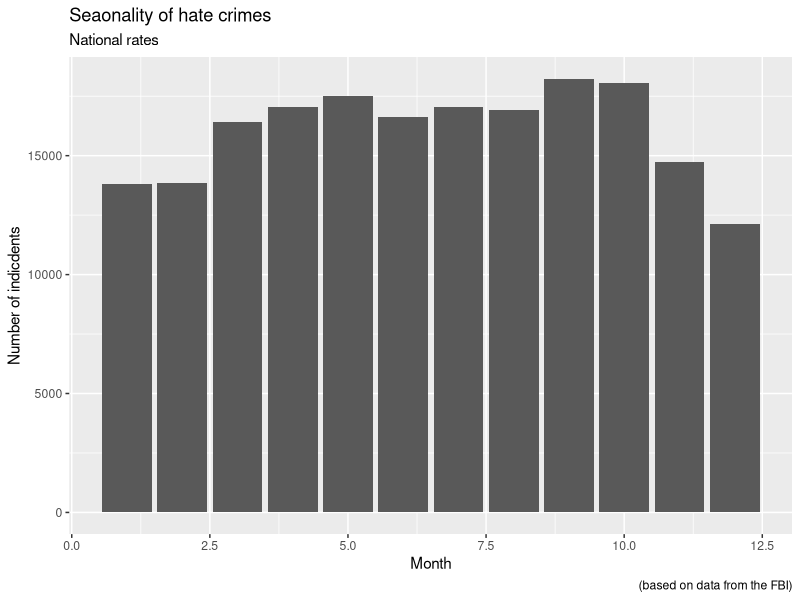
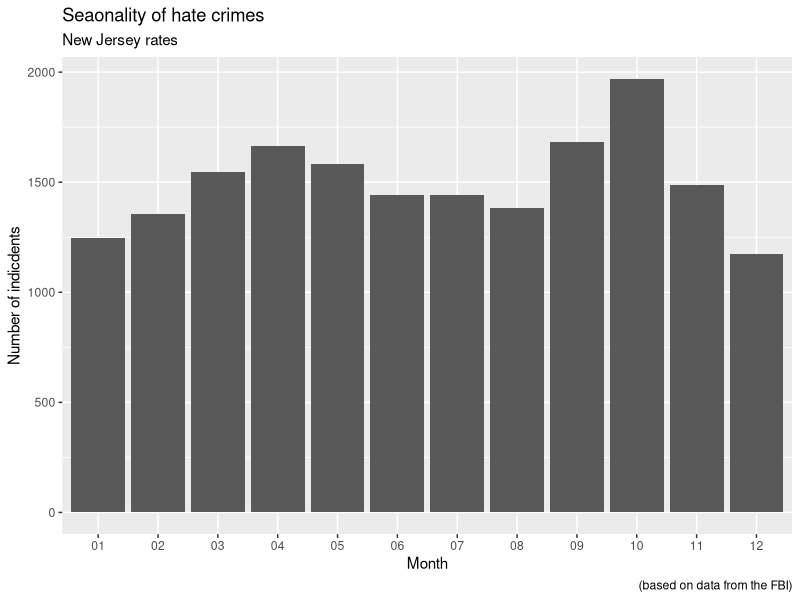
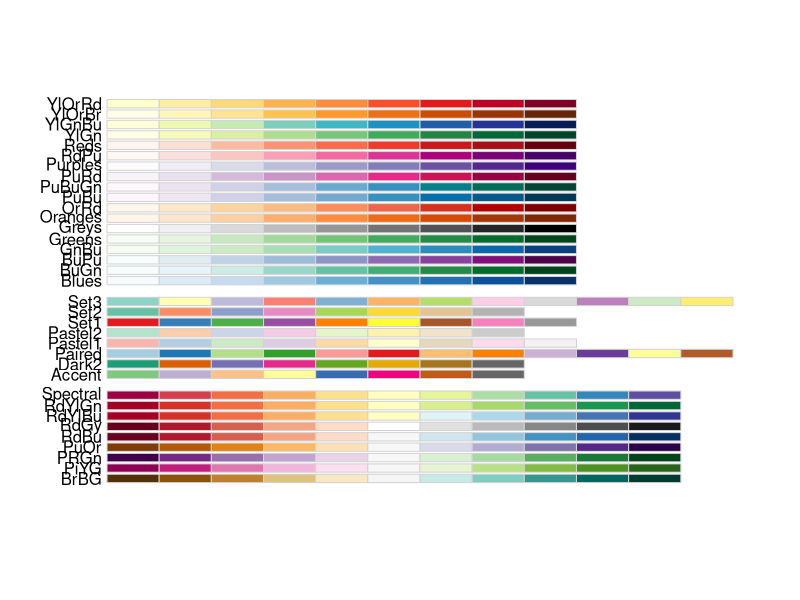
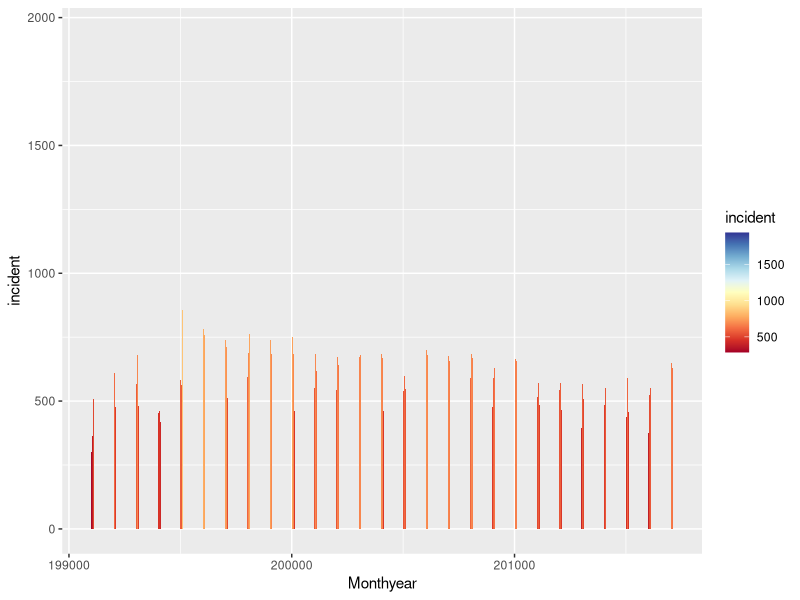
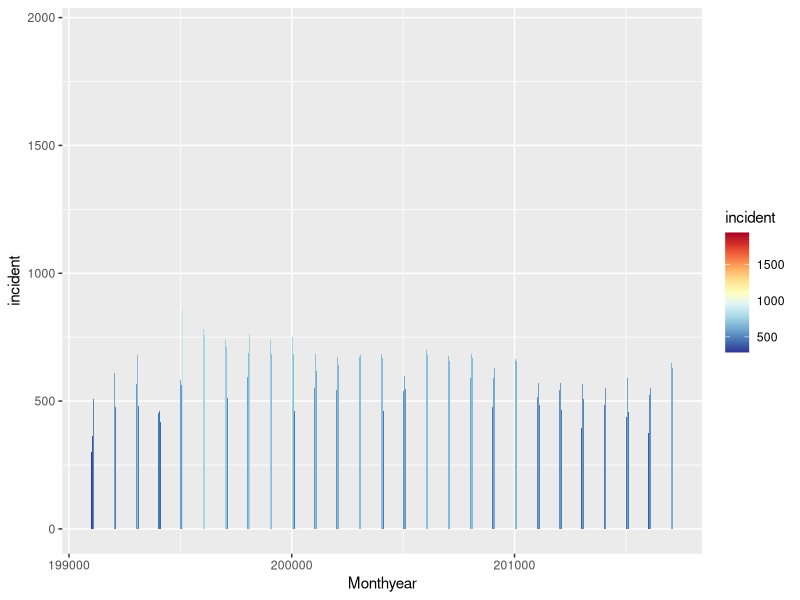
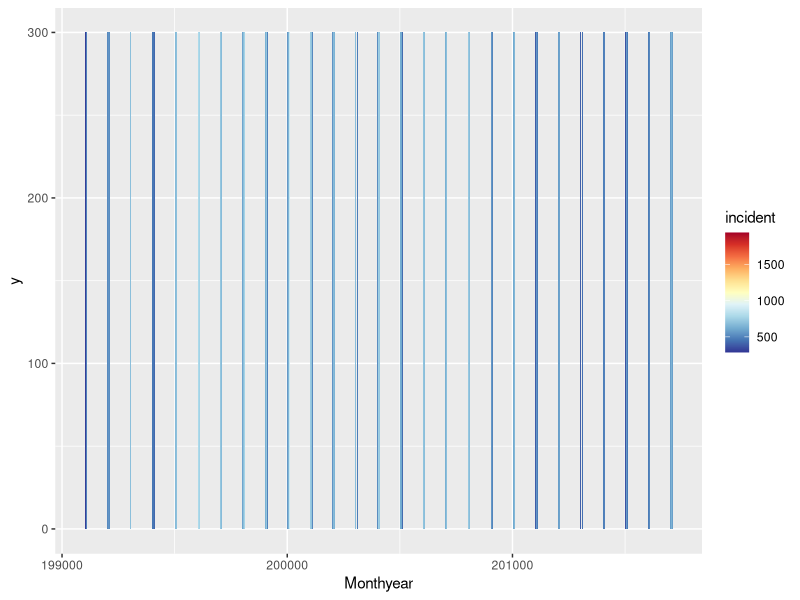
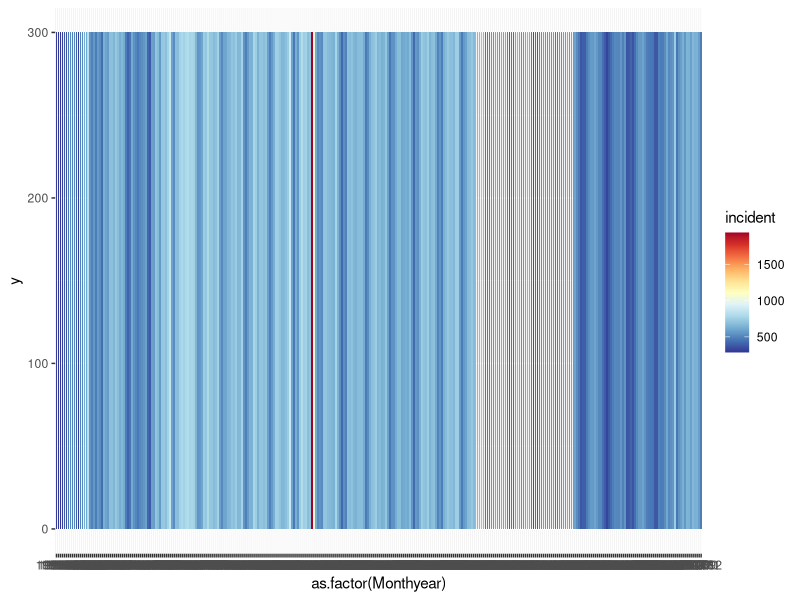
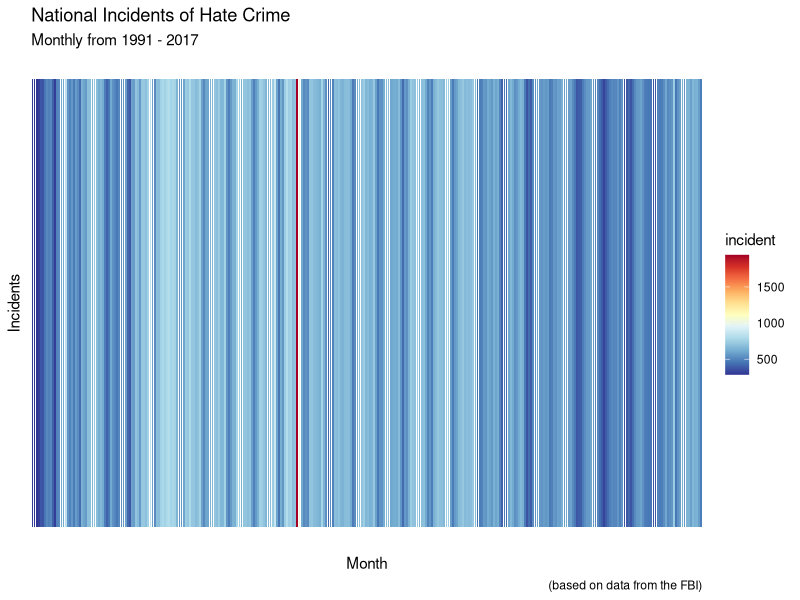

Write the R code that produced these figures, in order. (Note: this script raises an error after producing the figures.)
## ---- chunk 1
knitr::opts_chunk$set(echo = TRUE)
## ---- chunk 2
summary(cars)
## ---- chunk 3
install.packages("ggplot2") 
install.packages("RColorBrewer")
install.packages("ggridges")

library(ggplot2)
library(RColorBrewer) 
library(ggridges)
library(readr)

setwd ("~/Documents/UNC/Spring 2020/456 Geovisualizing Change/HateCrime")

hatedata <- read_csv("monthyear_indicident.csv")
hatedataNJ <- read_csv("monthyear_indicidentNJ.csv")
## ---- chunk 4
p = ggplot(hatedata, aes(x=Month, y = incident)) + geom_bar(stat="identity") 
pnj = ggplot(hatedataNJ, aes(x=Month, y = incident)) + geom_bar(stat="identity") 

#Add labels
p = p + labs(title="Seaonality of hate crimes", x ="Month", y = "Number of indicdents", subtitle = "National rates", caption = "(based on data from the FBI)") 
p 

pnj = pnj + labs(title="Seaonality of hate crimes", x ="Month", y = "Number of indicdents", subtitle = "New Jersey rates", caption = "(based on data from the FBI)") 
pnj 
## ---- chunk 5
# National  
# Colors 
p = p + aes(fill = incident) # assign gradient of blue color to the temp value 
p = ggplot(hatedata, aes(x=Monthyear, y = incident, fill = incident)) + geom_bar(stat="identity")
display.brewer.all() # look at he brewer color library 
p + scale_fill_gradientn(colours = colorRampPalette(brewer.pal(11,"RdYlBu"))(11)) # red to blue  
p <- p + scale_fill_gradientn(colours = colorRampPalette(rev(brewer.pal(11,"RdYlBu")))(11)) # REV to adjust scale from blue to red 
p
p + aes(y = 300) # make it warming stripes
p + aes(x = as.factor(Monthyear), y = 300) # to avoid missing stripes, make yearmonth a factor 

# Add add minial theme, legend, titles, axis labels. 
# Ideally, this section would also include a way to label the year on the x axis, but I was unable to do that. 
p + aes(x = as.factor(Monthyear), y = 300) + theme_minimal() + theme(axis.text = element_blank(), axis.title = element_text(), panel.grid.major = element_blank(), panel.grid.minor = element_blank(), legend.position='right') + labs (x= "Month", y = "Incidents", title = "National Incidents of Hate Crime", subtitle = "Monthly from 1991 - 2017", caption = "(based on data from the FBI)")

# New Jersey 
# Colors 
pnj = pnj + aes(fill = incident) # assign gradient of blue color to the temp value 
pnj = ggplot(hatedataNJ, aes(x=Monthyear, y = incident, fill = incident)) + geom_bar(stat="identity")
display.brewer.all() # look at the brewer color library, select package 
pnj + scale_fill_gradientn(colours = colorRampPalette(brewer.pal(11,"RdYlBu"))(11)) # red to blue  
pnj <- pnj + scale_fill_gradientn(colours = colorRampPalette(rev(brewer.pal(11,"RdYlBu")))(11)) # REV to adjust scale from blue to red 
pnj + aes(y = 300) # make it warming stripes
pnj + aes(x = as.factor(Monthyear), y = 300) # to avoid missing stripes, make yearmonth a factor 

# Add add minial theme, legend, titles, axis labels. 
# Ideally, this section would also include a way to label the year on the x axis, but I was unable to do that. 
pnj + aes(x = as.factor(Monthyear), y = 300) + theme_minimal() + theme(axis.text = element_blank(), axis.title = element_text(), panel.grid.major = element_blank(), panel.grid.minor = element_blank(), legend.position='right') + labs (x= "Month", y = "Incidents", title = "New Jersey Incidents of Hate Crime", subtitle = "Monthly from 1991 - 2017", caption = "(based on data from the FBI)")


## ---- chunk 6
# National  
# Colors 
p = p + aes(fill = incident) # assign gradient of blue color to the temp value 
p = ggplot(hatedata, aes(x=Month, y = incident, fill = incident)) + geom_bar(stat="identity")
display.brewer.all() # look at he brewer color library 
p + scale_fill_gradientn(colours = colorRampPalette(brewer.pal(11,"RdYlBu"))(11)) # red to blue  
p <- p + scale_fill_gradientn(colours = colorRampPalette(rev(brewer.pal(11,"RdYlBu")))(11)) # REV to adjust scale from blue to red 
p
p + aes(y = 300) # make it warming stripes
p + aes(x = as.factor(Month), y = 300) # to avoid missing stripes, make month a factor 

#Add labels 
# Ideally, this section would also include a way to label the year on the x axis. 
p + aes(x = as.factor(Month), y = 300) + theme_minimal() + theme(axis.text = element_blank(), axis.title = element_text(), panel.grid.major = element_blank(), panel.grid.minor = element_blank(), legend.position='right') + labs (x= "Month", y = "Incidents", title = "National Incidents of Hate Crime", subtitle = "Monthly from 1991 - 2017", caption = "(based on data from the FBI)")

# New Jersey 
# Colors 
pnj = pnj + aes(fill = incident) # assign gradient of blue color to the temp value 
pnj = ggplot(hatedataNJ, aes(x=Month, y = incident, fill = incident)) + geom_bar(stat="identity")
display.brewer.all() # look at he brewer color library 
pnj + scale_fill_gradientn(colours = colorRampPalette(brewer.pal(11,"RdYlBu"))(11)) # red to blue  
pnj <- pnj + scale_fill_gradientn(colours = colorRampPalette(rev(brewer.pal(11,"RdYlBu")))(11)) # REV to adjust scale from blue to red 
pnj + aes(y = 300) # make it warming stripes
pnj + aes(x = as.factor(Month), y = 300) # to avoid missing stripes, make month a factor 

# Add labels
pnj + aes(x = as.factor(Month), y = 300) + theme_minimal() + theme(axis.text = element_blank(), axis.title = element_text(), panel.grid.major = element_blank(), panel.grid.minor = element_blank(), legend.position='right') + labs (x= "Month", y = "Incidents", title = "New Jersey Incidents of Hate Crime", subtitle = "Monthly from 1991 - 2017", caption = "(based on data from the FBI)")

#Make it into a petal circle 
p + coord_polar(theta = "x") 
pnj + coord_polar(theta = "x") 


## ---- chunk 7

p = ggplot(hatedata, aes(x = incident, y = Month, fill = ..x..)) +
  geom_density_ridges_gradient(scale = 3, rel_min_height = 0.01) +
  labs(title = 'National monthly rates of hate crimes') +
  scale_fill_gradientn(colours = colorRampPalette(rev(brewer.pal(9,"RdYlBu")))(100))
p 

pnj = ggplot(hatedataNJ, aes(x = incident, y = Month, fill = ..x..)) +
  geom_density_ridges_gradient(scale = 3, rel_min_height = 0.01) +
  labs(title = 'New Jersey monthly rates of hate crimes ') +
  scale_fill_gradientn(colours = colorRampPalette(rev(brewer.pal(9,"RdYlBu")))(100))
pnj
